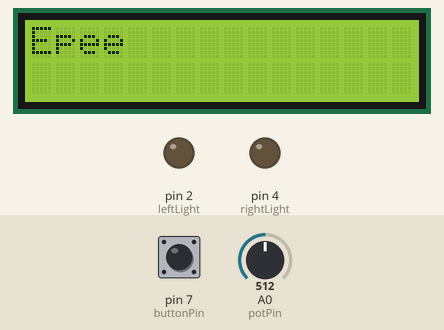
The sketch below on a simulated Arduino Uno, built with avr-gcc and run on an emulated ATmega328P. Shown: 16×2 character LCD, output pins drawn as LEDs (lit = HIGH). The test bench sets the inputs (shaded band); at power-on: pin 7 (buttonPin) LOW, A0 (potPin) = 512.

Above: at 3.9 s.
4.0 s: pin 7 (buttonPin) pulled HIGH for 3.2 s
At 4.9 s:
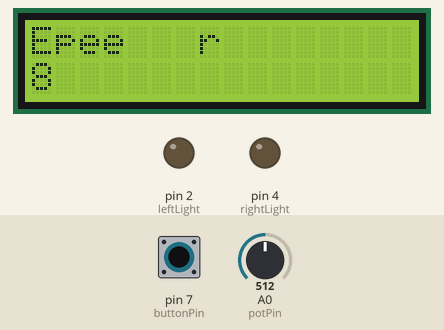
At 6.9 s:
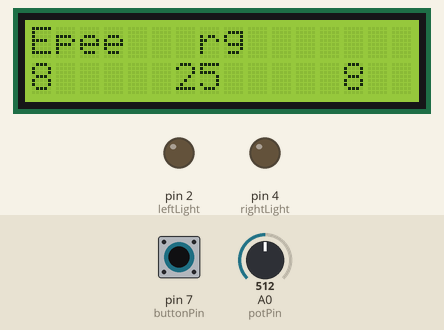
Timing chart, 0 to 8.4 s (numbered marks = the images above; inputs shaded):
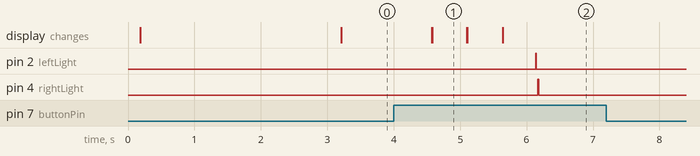

The sketch:

Timing_Tester_18_6_14.ino
```cpp
/*-----( Import needed libraries )-----*/
#include <Wire.h>  // Comes with Arduino IDE
// Get the LCD I2C Library here:
// https://bitbucket.org/fmalpartida/new-liquidcrystal/downloads
// Move any other LCD libraries to another folder or delete them
// See Library "Docs" folder for possible commands etc.
#include <LiquidCrystal_I2C.h>

/*-----( Declare Constants )-----*/
/*-----( Declare objects )-----*/
// set the LCD address to 0x27 for a 16 chars 2 line display
// A FEW use address 0x3F
// Set the pins on the I2C chip used for LCD connections:
//                    addr, en,rw,rs,d4,d5,d6,d7,bl,blpol
LiquidCrystal_I2C lcd(0x3F, 2, 1, 0, 4, 5, 6, 7, 3, POSITIVE);  // Set the LCD I2C address

const int potPin = 0;    // select the input pin for the potentiometer
const int leftLight = 2;   // select the pin for the LED
const int rightLight = 4;
const int buttonPin = 7;


// All weapon timing constants are written in microseconds (not milliseconds). This it to ensure a greater level of accuracy
// as well as to accound for the fact that sabre has a bound of 0.1ms (or 100us)

const int eSensLower = 2;
const int eSensUpper = 10;
const int eLockLower = 40;
const int eLockUpper = 50;

const int fSensLower = 13;
const int fSensUpper = 15;
const int fLockLower = 275;
const int fLockUpper = 325;

const float sSensLower = 0.1;                                           // note that this is  0.1 milliseconds
const int sSensUpper = 1;
const int sLockLower = 160;
const int sLockUpper = 180;

// these values are arbitrary, to prvoide enough room on either end of sensitivity and lockout times
// they are given in milliseconds here, as they are used for selection, and will be converted to microseconds after
const int eBoundLower = 0;
const int eBoundUpper = 15;
const int fBoundLower = 10;
const int fBoundUpper = 18;
const int sBoundLower = 0;
const int sBoundUpper = 3;

const int eDelayLower = 25;
const int eDelayUpper = 65;
const int fDelayLower = 250;
const int fDelayUpper = 350;
const int sDelayLower = 150;
const int sDelayUpper = 190;


/*-----( Declare Variables )-----*/
int buttonState = 0;                                                  // variable for reading the pushbutton status
int val = 0;                                                          // variable to store the value coming from the sensor
char weapon = '0';
unsigned long previousMillis = 0;                                     // used for the blinking light state
int ledState = LOW;
int workingSensLeft = 0;
int workingSensRight = 0;
int workingDelay = 0;
int leftLightState = 3;                                               // this is to track the LED state, 0 will be LOW, 1 will be blink, 2 will be HIGH
int rightLightState = 3;                                              // initialized to 3 so that any value will take over later (less than)
int leftLightTemp = 3;
int rightLightTemp = 3;
int workingLightState = 0;

// working bounds, they will get assigned later based off of weapon
int wSensLower = 0;
int wSensUpper = 0;
int wLockLower = 0;
int wLockUpper = 0;
int wBoundLower = 0;
int wBoundUpper = 0;
int wDelayLower = 0;
int wDelayUpper = 0;

int leftSens;
int rightSens;
int wDelay;
int absDelay;


void setup() {
  Serial.begin(9600);
  delay(100);
  pinMode(leftLight, OUTPUT);
  pinMode(rightLight, OUTPUT);
  pinMode(buttonPin, INPUT);

  lcd.begin(16,2);                                                    // initialize the lcd for 16 chars 2 lines, turn on backlight

  lcd.setCursor(0,0);                                                 // cursor Position: (CHAR, LINE) start at 0
  lcd.print("Timing Tester");
  lcd.setCursor(0,1);
  lcd.print("June 8, 2018");
  delay(3000);
  lcd.clear();


  // loops the weapon selection until the button is pressed
  while(buttonState == LOW){
    buttonState = digitalRead(buttonPin);
    weaponSelect();
  }
  delay(50);

  weaponTimings();
  delay(500);

  leftSens = sens(0, leftLight);                                      // wile loop is inside function
  lcd.setCursor(0,1);
  lcd.print(String(leftSens));
  delay(500);

  rightSens = sens(0, rightLight);                                    // while loop is inside function
  lcd.setCursor(13,1);
  lcd.print(String(rightSens));
  delay(500);

  wDelay = sens(1, 0);                                                // while loop is inside function
  lcd.setCursor(6,1);
  lcd.print(String(wDelay));
  absDelay = abs(wDelay);                                             // saves absolute value of delay for the loop function
  delay(500);

  leftLightTemp = 3;                                                  // resets temp lights so they don't interfere with the loop
  rightLightTemp = 3;
  ledDo;                                                              // Sets display one last time to ensure correct
}

void loop() {
  buttonState = digitalRead(buttonPin);
  if (buttonState == HIGH){
    if (wDelay > 0){
      digitalWrite(leftLight, HIGH);
      delay(leftSens);                                                //delayMicroseconds((leftSens*1000)); Micros does not work like that, must do * seperate
      digitalWrite(leftLight, LOW);
      delay(absDelay);
      digitalWrite(rightLight, HIGH);
      delay(rightSens);
      digitalWrite(rightLight, LOW);

      delay(3000);
    }
    else if (wDelay < 0){
      digitalWrite(rightLight, HIGH);
      delay(rightSens);
      digitalWrite(rightLight, LOW);
      delay(absDelay);
      digitalWrite(leftLight, HIGH);
      delay(leftSens);
      digitalWrite(leftLight, LOW);

      delay(3000);
    }
  }
}


/*-----------------------------------------------------------*/


// selects which weapon by turning dial
void weaponSelect(){
  val = analogRead(potPin);                                           // read the value from the sensor
  lcd.setCursor(0,0);

  if(val <= 341){
    lcd.print("Foil ");
    weapon = 'F';
  }
  if(val > 341 && val <= 642){
    lcd.print("Epee ");
    weapon = 'E';
  }
  if(val > 642 && val <= 1024){
    lcd.print("Sabre");
    weapon = 'S';
  }
}


// sets working timings and limits from the selected weapon
void weaponTimings(){

  // Foil
  // sensitivity is 13-15ms
  // lockout is 275-325ms
  // delay range should be 250-350ms
  if (weapon == 'F'){
    wSensLower = fSensLower;
    wSensUpper = fSensUpper;
    wLockLower = fLockLower;
    wLockUpper = fLockUpper;
    wBoundLower = fBoundLower;
    wBoundUpper = fBoundUpper;
    wDelayLower = fDelayLower;
    wDelayUpper = fDelayUpper;
  }

  // Epee
  // sensitivity is 2-10ms
  // lockout is 40-50ms
  // delay range should be 25-65ms
  if (weapon == 'E'){
    wSensLower = eSensLower;
    wSensUpper = eSensUpper;
    wLockLower = eLockLower;
    wLockUpper = eLockUpper;
    wBoundLower = eBoundLower;
    wBoundUpper = eBoundUpper;
    wDelayLower = eDelayLower;
    wDelayUpper = eDelayUpper;
  }

  // Sabre
  // sensitivity is .01-1ms
  // lockout is 160-180ms
  // delay range should be 150-190ms
  if (weapon == 'S'){
    wSensLower = sSensLower;
    wSensUpper = sSensUpper;
    wLockLower = sLockLower;
    wLockUpper = sLockUpper;
    wBoundLower = sBoundLower;
    wBoundUpper = sBoundUpper;
    wDelayLower = sDelayLower;
    wDelayUpper = sDelayUpper;
  }
}


//
int sens(boolean mirror, int side){
  while (true){
    buttonState = digitalRead(buttonPin);
    int rangeVal = dialRange(mirror);                               // returns value according to dial position limited by bounds
    lcd.setCursor(12,0);
    lcd.print(String(rangeVal)+"   ");
    sensCheck(rangeVal, side);                                      // checks what the LEDs should display
    ledDo();                                                        // funtion that actually runs the LEDs

    if (buttonState == HIGH){                                       // once value is confirmed by button press
      lcd.setCursor(12,0);                                          // clear the top right of the screen
      lcd.print("       ");

    if (leftLightTemp < leftLightState)
      leftLightState == leftLightTemp;
    if (rightLightTemp < rightLightState)
      rightLightState = rightLightTemp;

      delay(10);
      return rangeVal;                                              // returns the dial value to be saved
    }
  }
}


// sets the range for the dial
int dialRange(boolean mirror){                                       // boolean is so that we know if we want a mirrored negative range as well
  val = analogRead(potPin);
  if (mirror == 0){
    int range = (wBoundLower+(val*((wBoundUpper-wBoundLower)/1024.0))+0.5);           // keep the 1024.0 with the decimal, that makes everything a float, until it is assigned at end to int
    return range;
  }
  else if (mirror == 1){
    int i = (val-512);                                              // 512 is the midpoint for the dial
    i = abs(i);                                                     // seperate the absolute function to prevent errors
    i = i/(val-512);                                                // this gives us positive or negative 1, so we know when to flip for the delay
    int range = ((val-512)*((wDelayUpper-wDelayLower)/512.0))+(i*(wDelayLower+0.5));
    return range;
  }
}


//
void sensCheck(int val, int sideLight){
  if (sideLight != 0){                                              // if we are checking a side light, and therefore not the delay timing between both sides
    if (val < wSensLower){
      workingLightState = 0;
    }
    else if (val >= wSensLower && val <= wSensUpper){
      workingLightState = 1;
    }
    else if (val > wSensUpper){
      workingLightState = 2;
    }
  }
  else if (sideLight == 0){                                         // delay check is here
    if (val < 0){                                                   // sets the working side light to left or right depending on if the delay input is positive or negative
      sideLight = leftLight;
    }
    else if (val > 0){
      sideLight = rightLight;
    }

    int aVal = abs(val);                                            // sets aValue to absolute, for checks below

    if (aVal < wLockLower){                                         // if the delay is less than the lower bound, side should register
      workingLightState = 2;
    }
    if (aVal >= wLockLower && val <= wLockUpper){                   // if delay is between bounds, side MIGHT register based on tolerences
      workingLightState = 1;
    }
    if (aVal > wLockUpper){                                         // if the delay is greater than the upper bound, side should NOT register
      workingLightState = 0;
    }
  }

  if (sideLight == leftLight)                                       // assigns temp state from the working, to be used in ledDo and compared to any saved state
    leftLightTemp = workingLightState;
  else if (sideLight == rightLight)
    rightLightTemp = workingLightState;
}


// turns the LEDs on, off or blink
void ledDo(){

  int lLight;
  int rLight;

  lLight = leftLightState;
  rLight = rightLightState;

  if (leftLightTemp < leftLightState)                               // if the temporary state (from dial) is less than the saved, use the temporary (but don't save it until button confirm)
    lLight = leftLightTemp;
  if (rightLightTemp < rightLightState)
    rLight = rightLightTemp;

  if (lLight == 0){
    lcd.setCursor(7,0);
    lcd.print("-");
  }
  if (lLight == 1){
    lcd.setCursor(7,0);
    lcd.print("r");
  }
  if (lLight == 2){
    lcd.setCursor(7,0);
    lcd.print("R");
  }

  if (rLight == 0){
    lcd.setCursor(8,0);
    lcd.print("-");
  }
  if (rLight == 1){
    lcd.setCursor(8,0);
    lcd.print("g");
  }
  if (rLight == 2){
    lcd.setCursor(8,0);
    lcd.print("G");
  }
}


// https://www.arduino.cc/en/Tutorial/BlinkWithoutDelay
void lightBlink(int sideLight){ // input should be either leftLight or rightLight
  unsigned long currentMillis = millis();

  if (currentMillis - previousMillis >= (1000)) {
    // save the last time you blinked the LED
    previousMillis = currentMillis;

    // if the LED is off turn it on and vice-versa:
    if (ledState == LOW) {
      ledState = HIGH;
    } else {
      ledState = LOW;
    }

    // set the LED with the ledState of the variable:
    digitalWrite(sideLight, ledState);
  }
}
```

Measured:
- after the input at 4.0 s, pin 2 (leftLight): LOW → HIGH after 2.1 s, → LOW 0.01 s later; pin 4 (rightLight): LOW → HIGH after 2.2 s, → LOW 0.01 s later; the display: first changes after 0.57 s (image 1 shows a later state)
- what the display in image 1 shows lasts 0.5 s, from 4.6 s to 5.1 s
